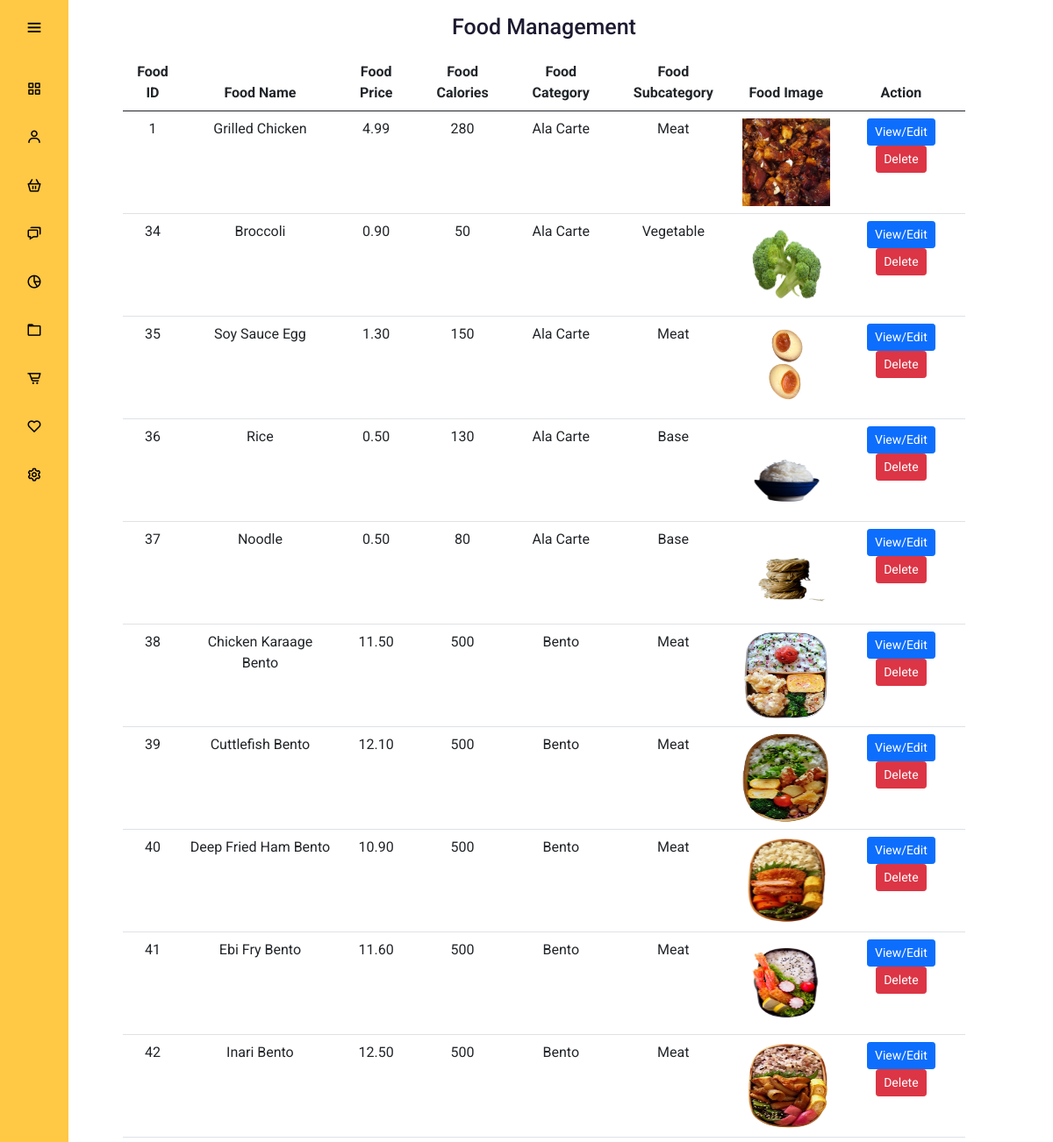
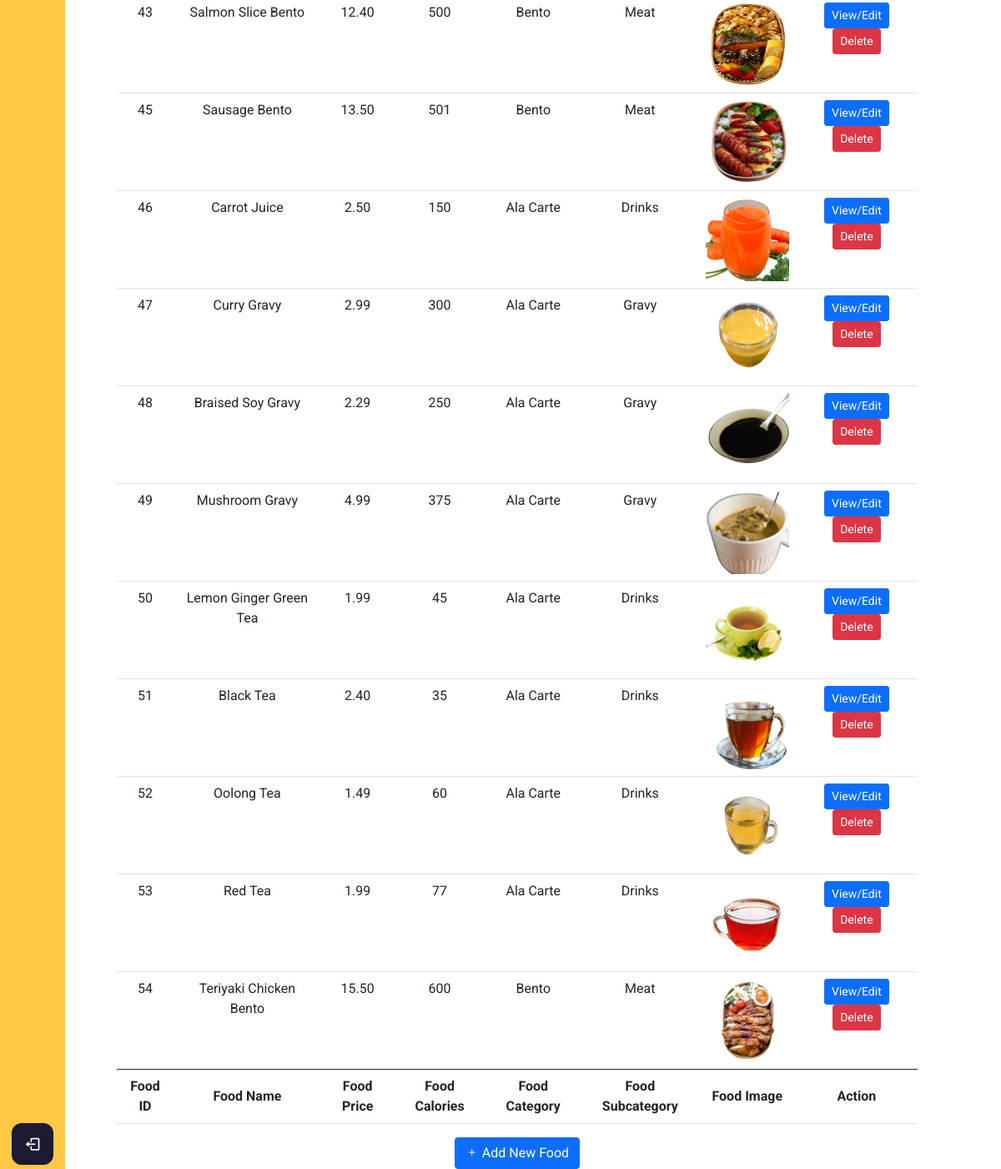
The app's page /admin/admintest.php with its own data (2 pictures, top to bottom).
### tables this page shows
CREATE TABLE `food` (
  `food_id` int(11) NOT NULL,
  `food_name` varchar(255) NOT NULL,
  `food_category` varchar(128) NOT NULL,
  `food_subcategory` varchar(128) NOT NULL,
  `food_healthierchoice` smallint(6) DEFAULT '0',
  `food_vegan` smallint(6) DEFAULT NULL,
  `food_price` decimal(10,2) NOT NULL,
  `food_calories` int(11) NOT NULL,
  `food_img` varchar(256) DEFAULT NULL
);

### config/db.php (called while the page is built, shortened)
<?php
class DB {
  protected static $mdb = null;
  public static function getMDB() {
    $mdb = DB::$mdb;
    if ($mdb === null) {
      $mdb = DB::$mdb = new MeekroDB();
    }
    $mdb->sync_config();
    return $mdb;
  }
  public static function query() { $args = func_get_args(); return call_user_func_array(array(DB::getMDB(), 'query'), $args); }
}
class MeekroDB {
  public $encoding = 'latin1';
  public $connect_options = array(MYSQLI_OPT_CONNECT_TIMEOUT => 30);
  public $internal_mysql = null;
  public function __construct($host=null, $user=null, $password=null, $dbName=null, $port=null, $encoding=null, $socket=null)  {
    if ($encoding === null) $encoding = DB::$encoding;
    $this->encoding = $encoding;
  }
  public function get() {
    $mysql = $this->internal_mysql;
    if (!($mysql instanceof MySQLi)) {
      $mysql = new mysqli();
      foreach ($this->connect_options as $key => $value) {
        $mysql->options($key, $value);
      }
      $mysql->set_charset($this->encoding);
      $this->internal_mysql = $mysql;
    }
    return $mysql;
  }
  protected function preparseQueryParams() {
    $args = func_get_args();
    $sql = trim(strval(array_shift($args)));
    $args_all = $args;
    if (count($args_all) == 0) return array($sql);
    $chunkyQuery = array();
    return $chunkyQuery;
  }
  public function parseQueryParams() {
    $args = func_get_args();
    $chunkyQuery = call_user_func_array(array($this, 'preparseQueryParams'), $args);
    $query = '';
    foreach ($chunkyQuery as $chunk) {
      if (is_string($chunk)) {
        $query .= $chunk;
        continue;
      }
      $result = '';
      $query .= $result;
    }
    return $query;
  }
  protected function prependCall($function, $args, $prepend) { array_unshift($args, $prepend); return call_user_func_array($function, $args); }
  public function query() { $args = func_get_args(); return $this->prependCall(array($this, 'queryHelper'), $args, 'assoc'); }
  protected function queryHelper() {
    $args = func_get_args();
    $type = array_shift($args);
    $db = $this->get();
    $is_buffered = true;
    $row_type = 'assoc';
    $full_names = false;
    $sql = call_user_func_array(array($this, 'parseQueryParams'), $args);
    $result = $db->query($sql, $is_buffered ? MYSQLI_STORE_RESULT : MYSQLI_USE_RESULT);
    $return = array();
    while ($row = ($row_type == 'assoc' ? $result->fetch_assoc() : $result->fetch_row())) {
      $return[] = $row;
    }
    return $return;
  }
}
?>

### admin/admintest.php (the view, shortened to what this page needs)
<?php
include "../config/db.php";
?>
<!DOCTYPE html>
<html lang="en" dir="ltr">
  <head>
    <link rel="stylesheet" href="adminstyle.css">
    <link href='https://unpkg.com/boxicons@2.0.7/css/boxicons.min.css' rel='stylesheet'>
    <link href="https://cdn.jsdelivr.net/npm/bootstrap@5.0.0-beta3/dist/css/bootstrap.min.css" rel="stylesheet">
    <link rel="stylesheet" href="https://cdn.jsdelivr.net/npm/bootstrap-icons@1.4.1/font/bootstrap-icons.css">
   </head>
<body>
  <?php
  include "adminheader.php";
  ?>
  <div class="home_content">
    <div class="text">Food Management </div>
    <table class="table table-hover">
        <thead>
            <tr>
            <th scope="col">Food ID</th>
            <th scope="col">Food Name</th>
            <th scope="col">Food Price</th>
            <th scope="col">Food Calories</th>
            <th scope="col">Food Category</th>
            <th scope="col">Food Subcategory</th>
            <th scope="col">Food Image</th>
            <th scope="col">Action</th>
            </tr>
        </thead>
        <tbody>
        <?php
        $getFoodQuery = DB::query("SELECT * FROM food");
        foreach($getFoodQuery as $getFoodResult){
        ?>
            <tr class="fooddata fooddata<?php echo $getFoodResult['food_id']; ?>">
              <td class="foodid"><?php echo $getFoodResult['food_id']; ?></td>
              <td class="foodname"><?php echo ucwords($getFoodResult['food_name']); ?></td>
              <td class="foodname"><?php echo $getFoodResult['food_price']; ?></td>
              <td class="foodcalories"><?php echo $getFoodResult['food_calories']; ?></td>
              <td class="foodcategory"><?php echo ucwords($getFoodResult['food_category']); ?></td>
              <td class="foodsubcategory"><?php echo ucwords($getFoodResult['food_subcategory']); ?></td>
              <td class="foodsimg"><img src="<?php echo $getFoodResult['food_img']; ?>"></td>
              <td><button type="button" class="btn btn-primary btn-sm editFood" id="editFood" value="editFood" data-id="<?php echo $getFoodResult['food_id']; ?>" data-bs-toggle="modal" data-bs-target="#foodinfo<?php echo $getFoodResult['food_id']; ?>" >View/Edit</button>
                  <button type="button" class="btn btn-danger btn-sm deleteFood" data-id="<?php echo $getFoodResult['food_id']; ?>" data-url="<?php echo $getFoodResult['food_img'] ?>" data-name="<?php echo $getFoodResult['food_name']; ?>" >Delete</button>
              </td>
            </tr>
        <?php
        }
        ?>
        </tbody>
        <tfoot>
          <tr>
            <th scope="col">Food ID</th>
            <th scope="col">Food Name</th>
            <th scope="col">Food Price</th>
            <th scope="col">Food Calories</th>
            <th scope="col">Food Category</th>
            <th scope="col">Food Subcategory</th>
            <th scope="col">Food Image</th>
            <th scope="col">Action</th>
          </tr>
        </tfoot>
    </table>
    <button type="button" data-bs-toggle="modal" data-bs-target="#addFood" class="btn btn-primary"><i class="bi bi-plus"></i> Add New Food</button>
  </div>
</body>
</html>

### admin/adminstyle.css (style rules this page uses)
* { margin: 0; padding: 0; box-sizing: border-box; font-family: "Roboto" , sans serif; }
body { position: relative; min-height: 100vh; width: 100%; overflow: scroll; }
.home_content { position: absolute; height: 100%; width: 80%; text-align: center; left: 140px; background: none; box-shadow: 0 5px 10px rgba(0,0,0,0.2px); transition: all 0.5s ease; justify-content: space-between; }
.home_content .text { font-size: 25px; font-weight: 500; color: #1d1b31; margin: 12px; }
.foodsimg { width:100px; height:100px; }
img { width:100px; height:100px; }

### records on screen
food: food_id "1", food_name "Grilled Chicken", food_price "4.99", food_calories "280", food_category "Ala Carte", food_subcategory "Meat", shows a picture
food: food_id "34", food_name "Broccoli", food_price "0.90", food_calories "50", food_category "Ala Carte", food_subcategory "Vegetable", food_img (picture)
food: food_id "35", food_name "Soy Sauce Egg", food_price "1.30", food_calories "150", food_category "Ala Carte", food_subcategory "Meat", food_img (picture)
food: food_id "36", food_name "Rice", food_price "0.50", food_calories "130", food_category "Ala Carte", food_subcategory "Base", food_img (picture)
food: food_id "37", food_name "Noodle", food_price "0.50", food_calories "80", food_category "Ala Carte", food_subcategory "Base", food_img (picture)
food: food_id "38", food_name "Chicken Karaage Bento", food_price "11.50", food_calories "500", food_category "Bento", food_subcategory "Meat", food_img (picture)
food: food_id "39", food_name "Cuttlefish Bento", food_price "12.10", food_calories "500", food_category "Bento", food_subcategory "Meat", food_img (picture)
food: food_id "40", food_name "Deep Fried Ham Bento", food_price "10.90", food_calories "500", food_category "Bento", food_subcategory "Meat", food_img (picture)
food: food_id "41", food_name "Ebi Fry Bento", food_price "11.60", food_calories "500", food_category "Bento", food_subcategory "Meat", food_img (picture)
food: food_id "42", food_name "Inari Bento", food_price "12.50", food_calories "500", food_category "Bento", food_subcategory "Meat", food_img (picture)
food: food_id "43", food_name "Salmon Slice Bento", food_price "12.40", food_calories "500", food_category "Bento", food_subcategory "Meat", food_img (picture)
food: food_id "45", food_name "Sausage Bento", food_price "13.50", food_calories "501", food_category "Bento", food_subcategory "Meat", food_img (picture)
food: food_id "46", food_name "Carrot Juice", food_price "2.50", food_calories "150", food_category "Ala Carte", food_subcategory "Drinks", food_img (picture)
food: food_id "47", food_name "Curry Gravy", food_price "2.99", food_calories "300", food_category "Ala Carte", food_subcategory "Gravy", food_img (picture)
food: food_id "48", food_name "Braised Soy Gravy", food_price "2.29", food_calories "250", food_category "Ala Carte", food_subcategory "Gravy", food_img (picture)
food: food_id "49", food_name "Mushroom Gravy", food_price "4.99", food_calories "375", food_category "Ala Carte", food_subcategory "Gravy", food_img (picture)
food: food_id "50", food_name "Lemon Ginger Green Tea", food_price "1.99", food_calories "45", food_category "Ala Carte", food_subcategory "Drinks", food_img (picture)
food: food_id "51", food_name "Black Tea", food_price "2.40", food_calories "35", food_category "Ala Carte", food_subcategory "Drinks", food_img (picture)
food: food_id "52", food_name "Oolong Tea", food_price "1.49", food_calories "60", food_category "Ala Carte", food_subcategory "Drinks", food_img (picture)
food: food_id "53", food_name "Red Tea", food_price "1.99", food_calories "77", food_category "Ala Carte", food_subcategory "Drinks", food_img (picture)
food: food_id "54", food_name "Teriyaki Chicken Bento", food_price "15.50", food_calories "600", food_category "Bento", food_subcategory "Meat", food_img (picture)
